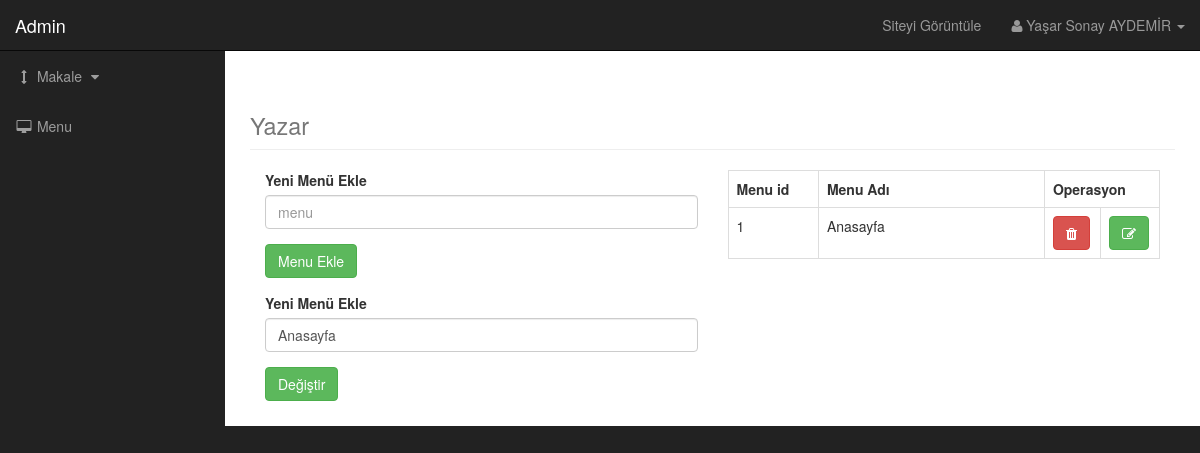
The page /admin/menu.php?Edit=1 on the database its author committed.
### tables this page shows
CREATE TABLE `menu` (
  `id` int(50) NOT NULL,
  `menuisim` varchar(40) DEFAULT NULL
);

### admin/menu.php (the view, shortened to what this page needs)
<?php require_once ('./admin_includes/header.php'); ?>
<body>
    <div id="wrapper">
    <?php require_once ('./admin_includes/nav.php'); ?>
        <div id="page-wrapper">
            <div class="container-fluid">
                <div class="row">
                    <div class="col-lg-12">
                        <h1 class="page-header">
                            <small>Yazar</small>
                        </h1>
                        <div class="col-lg-6">
                    <form action="" method="POST">
                    <div class="form-group">
                    <label>  Yeni Menü Ekle</label>
                    <input type="text" name="menu" placeholder="menu" class="form-control mb-2">
                    </div>
                    <div class="form-group">
                    <button class="btn btn-success" type="submit" name="btn_menu">Menu Ekle </button>
                    </div>
</form>
<?php
if(isset($_GET['Edit']))
{
$Edit_id = $_GET['Edit'];
$sql = " select * from menu where id = '$Edit_id'";
$result = mysqli_query($con,$sql);
$data = mysqli_fetch_assoc($result);
?>
                    <form action="update.php" method="POST" >
                    <div class="form-group">
                    <label>  Yeni Menü Ekle</label>
                    <input type="text" name="edit_menu" value="<?php echo $data['menuisim']; ?>" placeholder="menu" class="form-control mb-2">
                    </div>
                    <div class="form-group">
                    <button class="btn btn-success pt-2" type="submit" name="btn_edit_menu">Değiştir </button>
                    </div>
                    </form>
<?php
}
?>
                    </div>
                    <div class="col-lg-6">
                    <table class="table table-bordered">
                    <tr>
                    <th style="width: 20%"> Menu id </th>
                    <th style="width: 50%"> Menu Adı </th>
                    <th style="width: 20%" colspan="2"> Operasyon </th>
                    </tr>
                    <?php
                    $sql = "select * from menu";
                    $result = mysqli_query($con,$sql);
                    while ($row = mysqli_fetch_assoc($result))
                    {
                        ?>
                        <tr>
                        <td> <?php echo $row['id']; ?> </td>
                        <td> <?php echo $row['menuisim']; ?> </td>
                        <td> <a href="menu.php?Del=<?php  echo $row['id']; ?>" class="btn btn-danger"><span class="fa fa-trash"></span></a> </td>
                        <td> <a href="menu.php?Edit=<?php  echo $row['id']; ?>" class="btn btn-success"><span class="fa fa-edit"></span></a> </td>
                        </tr>
                        <?php
                        }
                        ?>
                    </div>
                    </div>
                </div>
                </div>
        </div>
            <?php require_once('./admin_includes/footer.php') ?>

### admin/css/sb-admin.css (style rules this page uses)
body { margin-top: 100px; background-color: #222; }
@media (min-width:768px) { body { margin-top: 50px; } }
#wrapper { padding-left: 0; }
#page-wrapper { width: 100%; padding: 0; background-color: #fff; }
@media (min-width:768px) { #wrapper { padding-left: 225px; } }
@media (min-width:768px) { #page-wrapper { padding: 10px; } }

### rows shown on the page
menu: edit_menu "Anasayfa", id "1", menuisim "Anasayfa"
